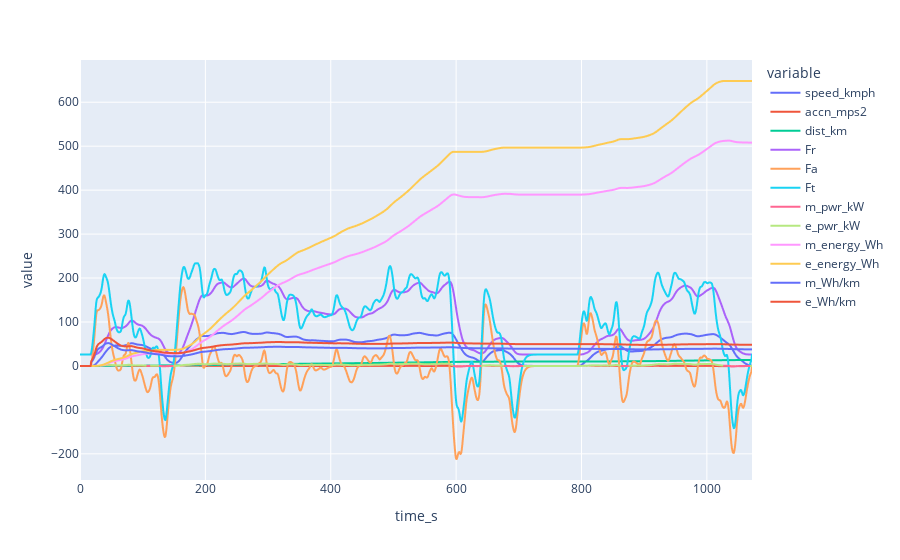

Notebook source saved alongside this figure:
### Code cell
df_energy = energy_calc(time,speed,accn_mps2,mtr_sys_eff,coastdown_param)

### Figure 1 — Plotly figure (JSON) as saved in the notebook; plotly's stock layout.template omitted (floating-point values rounded to 4 significant figures; data arrays with more than 128 entries replaced by an {"elided": "..."} marker saying what was removed)
{"data": [{"hovertemplate": "variable=speed_kmph<br>time_s=%{x}<br>value=%{y}<extra></extra>", "legendgroup": "speed_kmph", "line": {"color": "#636efa", "dash": "solid"}, "marker": {"symbol": "circle"}, "mode": "lines", "name": "speed_kmph", "showlegend": true, "type": "scattergl", "x": {"elided": "1073 int values"}, "xaxis": "x", "y": {"elided": "1073 float values"}, "yaxis": "y"}, {"hovertemplate": "variable=accn_mps2<br>time_s=%{x}<br>value=%{y}<extra></extra>", "legendgroup": "accn_mps2", "line": {"color": "#EF553B", "dash": "solid"}, "marker": {"symbol": "circle"}, "mode": "lines", "name": "accn_mps2", "showlegend": true, "type": "scattergl", "x": {"elided": "1073 int values"}, "xaxis": "x", "y": {"elided": "1073 float values"}, "yaxis": "y"}, {"hovertemplate": "variable=dist_km<br>time_s=%{x}<br>value=%{y}<extra></extra>", "legendgroup": "dist_km", "line": {"color": "#00cc96", "dash": "solid"}, "marker": {"symbol": "circle"}, "mode": "lines", "name": "dist_km", "showlegend": true, "type": "scattergl", "x": {"elided": "1073 int values"}, "xaxis": "x", "y": {"elided": "1073 float values"}, "yaxis": "y"}, {"hovertemplate": "variable=Fr<br>time_s=%{x}<br>value=%{y}<extra></extra>", "legendgroup": "Fr", "line": {"color": "#ab63fa", "dash": "solid"}, "marker": {"symbol": "circle"}, "mode": "lines", "name": "Fr", "showlegend": true, "type": "scattergl", "x": {"elided": "1073 int values"}, "xaxis": "x", "y": {"elided": "1073 float values"}, "yaxis": "y"}, {"hovertemplate": "variable=Fa<br>time_s=%{x}<br>value=%{y}<extra></extra>", "legendgroup": "Fa", "line": {"color": "#FFA15A", "dash": "solid"}, "marker": {"symbol": "circle"}, "mode": "lines", "name": "Fa", "showlegend": true, "type": "scattergl", "x": {"elided": "1073 int values"}, "xaxis": "x", "y": {"elided": "1073 float values"}, "yaxis": "y"}, {"hovertemplate": "variable=Ft<br>time_s=%{x}<br>value=%{y}<extra></extra>", "legendgroup": "Ft", "line": {"color": "#19d3f3", "dash": "solid"}, "marker": {"symbol": "circle"}, "mode": "lines", "name": "Ft", "showlegend": true, "type": "scattergl", "x": {"elided": "1073 int values"}, "xaxis": "x", "y": {"elided": "1073 float values"}, "yaxis": "y"}, {"hovertemplate": "variable=m_pwr_kW<br>time_s=%{x}<br>value=%{y}<extra></extra>", "legendgroup": "m_pwr_kW", "line": {"color": "#FF6692", "dash": "solid"}, "marker": {"symbol": "circle"}, "mode": "lines", "name": "m_pwr_kW", "showlegend": true, "type": "scattergl", "x": {"elided": "1073 int values"}, "xaxis": "x", "y": {"elided": "1073 float values"}, "yaxis": "y"}, {"hovertemplate": "variable=e_pwr_kW<br>time_s=%{x}<br>value=%{y}<extra></extra>", "legendgroup": "e_pwr_kW", "line": {"color": "#B6E880", "dash": "solid"}, "marker": {"symbol": "circle"}, "mode": "lines", "name": "e_pwr_kW", "showlegend": true, "type": "scattergl", "x": {"elided": "1073 int values"}, "xaxis": "x", "y": {"elided": "1073 float values"}, "yaxis": "y"}, {"hovertemplate": "variable=m_energy_Wh<br>time_s=%{x}<br>value=%{y}<extra></extra>", "legendgroup": "m_energy_Wh", "line": {"color": "#FF97FF", "dash": "solid"}, "marker": {"symbol": "circle"}, "mode": "lines", "name": "m_energy_Wh", "showlegend": true, "type": "scattergl", "x": {"elided": "1073 int values"}, "xaxis": "x", "y": {"elided": "1073 float values"}, "yaxis": "y"}, {"hovertemplate": "variable=e_energy_Wh<br>time_s=%{x}<br>value=%{y}<extra></extra>", "legendgroup": "e_energy_Wh", "line": {"color": "#FECB52", "dash": "solid"}, "marker": {"symbol": "circle"}, "mode": "lines", "name": "e_energy_Wh", "showlegend": true, "type": "scattergl", "x": {"elided": "1073 int values"}, "xaxis": "x", "y": {"elided": "1073 float values"}, "yaxis": "y"}, {"hovertemplate": "variable=m_Wh/km<br>time_s=%{x}<br>value=%{y}<extra></extra>", "legendgroup": "m_Wh/km", "line": {"color": "#636efa", "dash": "solid"}, "marker": {"symbol": "circle"}, "mode": "lines", "name": "m_Wh/km", "showlegend": true, "type": "scattergl", "x": {"elided": "1073 int values"}, "xaxis": "x", "y": {"elided": "1073 float values"}, "yaxis": "y"}, {"hovertemplate": "variable=e_Wh/km<br>time_s=%{x}<br>value=%{y}<extra></extra>", "legendgroup": "e_Wh/km", "line": {"color": "#EF553B", "dash": "solid"}, "marker": {"symbol": "circle"}, "mode": "lines", "name": "e_Wh/km", "showlegend": true, "type": "scattergl", "x": {"elided": "1073 int values"}, "xaxis": "x", "y": {"elided": "1073 float values"}, "yaxis": "y"}], "layout": {"legend": {"title": {"text": "variable"}, "tracegroupgap": 0}, "margin": {"t": 60}, "xaxis": {"anchor": "y", "domain": [0, 1], "title": {"text": "time_s"}}, "yaxis": {"anchor": "x", "domain": [0, 1], "title": {"text": "value"}}}}
